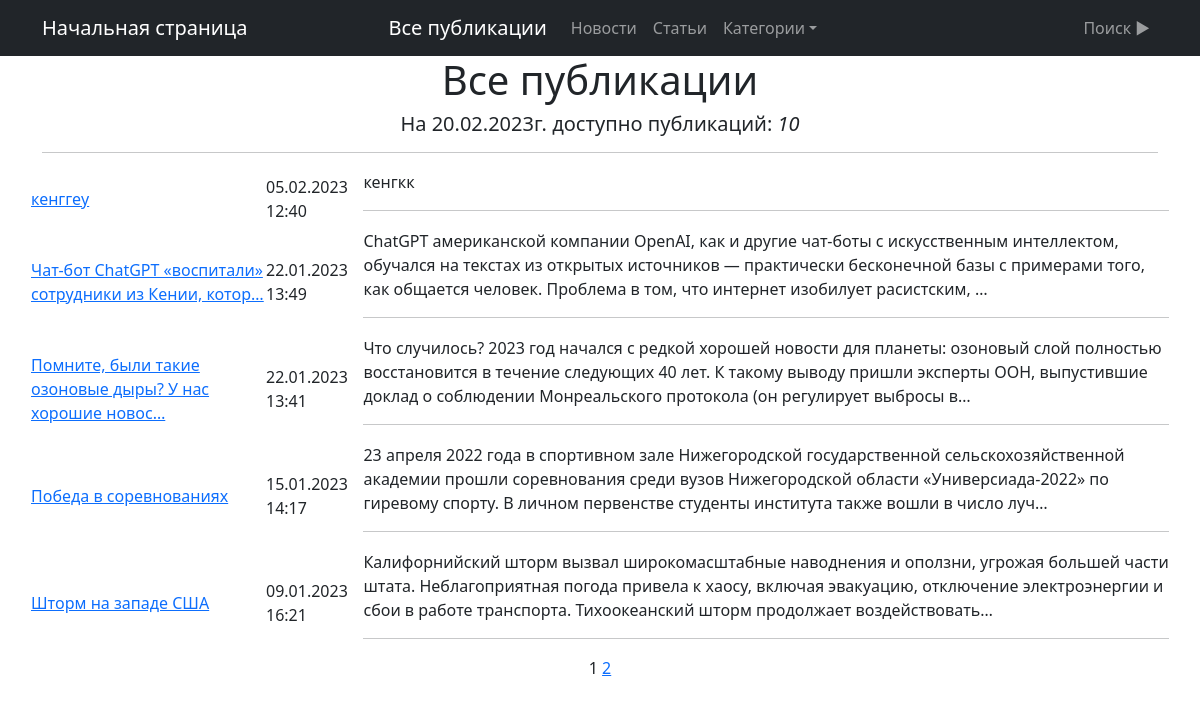
The app's page /posts/, older data.
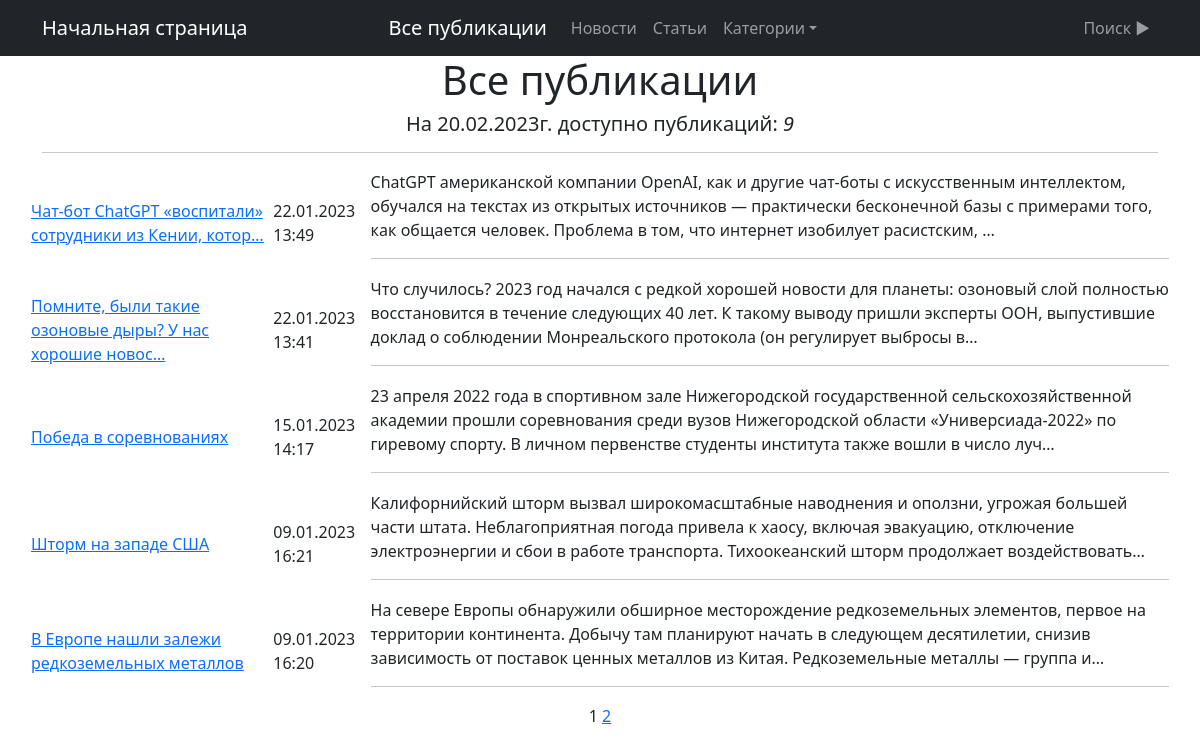
The same page, newer data.
### news/models.py (models this page shows, shortened)
class Post(models.Model):
    article = 'AT'
    news = 'NW'
    TP = [
        (article, 'Статья'),
        (news, 'Новость'),
    ]
    p_type = models.CharField(
        max_length=7,
        choices=TP,
        verbose_name='Тип',
    )
    title = models.CharField(max_length=255, verbose_name='Заголовок')
    time = models.DateTimeField(auto_now_add=True, verbose_name='Время создания')
    text = models.TextField(verbose_name='Текст публикации')
    rating = models.IntegerField(default=0, verbose_name='Рейтинг')
    author = models.ForeignKey(
        Author,
        on_delete=models.SET('Автор неизвестен'),
        verbose_name='Автор',
    )
    category = models.ManyToManyField(
        Category,
        through='PostCategory',
        verbose_name='Категории'
    )
    class Meta:
        verbose_name = 'Публикация'
        verbose_name_plural = 'Публикации'
        ordering = ['-time']

### news/views.py (the view)
# urls.py: path('posts/', PostsList.as_view(), name='posts_page'),
class PostsList(ListView):
    model = Post
    ordering = '-time'
    template_name = 'news.html'
    context_object_name = 'posts'
    paginate_by = 5
    def get_queryset(self):
        cat_slug = self.kwargs.get('slug')
        if ('AT' in self.request.path) or ('NW' in self.request.path):
            context = Post.objects.filter(p_type=self.kwargs['p_type'])
        elif cat_slug:
            context = Post.objects.filter(category__slug=cat_slug)
        else:
            context = Post.objects.all()
        return context
    def get_context_data(self, *, object_list=None, **kwargs):
        context = super().get_context_data(**kwargs)
        cat_slug = self.kwargs.get('slug')
        if (Post.TP[0][0] in self.request.path) or (Post.TP[1][0] in self.request.path):
            context['quantity'] = Post.objects.filter(p_type=self.kwargs['p_type']).count()
        if Post.TP[0][0] in self.request.path:
            context['title'] = 'Статьи'
            context['post_type'] = Post.TP[0][0]
        elif Post.TP[1][0] in self.request.path:
            context['title'] = 'Новости'
            context['post_type'] = Post.TP[1][0]
        elif cat_slug:
            cat_name = Category.objects.get(slug=cat_slug)
            context['category'] = cat_name
            context['quantity'] = Post.objects.filter(category__slug=cat_slug).count()
        else:
            context['title'] = 'Все публикации'
            context['quantity'] = Post.objects.all().count()
        return context

### news/templatetags/custom_filters.py (called while the page is built)
@register.filter()
def censor(content):
    g = '*' * 26
    h = ''' !"#$%&'*+,-./:;=?@\^_`|~ '''
    text = content
    cens_words = CensorVoc.objects.values_list('word')
    for word in cens_words:
        j = len(word[0])
        i = 0
        while i >= 0:
            i = text.lower().translate(str.maketrans(h, g,)).find(word[0])
            if i > 0:
                text = text[:i] + '*' * j + text[(i + j):]
    return f'{text}'

### news/templatetags/custom_tags.py (called while the page is built)
@register.simple_tag()
def current_time(format_string='%b %d %Y'):
    return datetime.utcnow().strftime(format_string)

@register.simple_tag()
def list_category():
    cats = Category.objects.values('slug', 'cat_name')
    return cats

### templates/news.html (shortened to what this page needs)
{% extends 'flatpages/default.html' %}
{% load custom_tags %}
{% load custom_filters %}
{% block content %}
<div class="col-lg-12 text-center">
   <h1>{{title}}{{category.cat_name |capfirst}}</h1>
   <h5>На {% current_time '%d.%m.%Yг.' %} доступно публикаций: <i>{{ quantity }}</i> </h5>
   <hr>
</div>
   {% if posts %}
       <table>
           {% for post in posts %}
             <tr>
               <td><a href="{% url 'post_detail' pk=post.pk %}">{{ post.title|truncatechars:55|censor }}</a></td>
               <td>{{ post.time|date:'d.m.Y H:i'  }}</td>
               <td>{{ post.text |truncatechars:255|censor }} <hr> </td>
             </tr>
            {% endfor %}
       </table>
       {% include 'flatpages/list_pages.html' %}
   {% else %}
       <div class="col-lg-12 text-center">
           <h2>Публикаций нет!</h2>
       </div>
   {% endif %}
<br><br>
{% endblock content %}

### templates/flatpages/default.html (shortened to what this page needs)
<!DOCTYPE html>
<html lang="en">
    <head>
 		{% load static %}
        {% load custom_tags %}
        <link href="{% static 'css/styles.css' %}" rel="stylesheet" />
    </head>
    <body>
        <nav class="navbar navbar-expand-lg navbar-dark bg-dark static-top">
            <div class="container">
                <a class="navbar-brand" href="/">Начальная страница</a>
                <a class="navbar-brand" href="{% url 'posts_page' %}">Все публикации</a>
                <div class="collapse navbar-collapse" id="navbarResponsive">
                    <ul class="navbar-nav ml-auto">
                        <li class="nav-item active">
                            <a class="nav-link" href="{% url 'posts_page' %}NW">Новости</a>
                        </li>
                        <li class="nav-item">
                            <a class="nav-link" href="{% url 'posts_page' %}AT">Статьи</a>
                        </li>
                        {% if 'posts' in request.path%}
                            <li class="nav-item dropdown">
                                <a class="nav-link dropdown-toggle" id="navbarDropdown" href="#" role="button" data-bs-toggle="dropdown" aria-expanded="false">Категории</a>
                                        {% list_category as categories %}
                            </li>
                        {% endif %}
                    </ul>
                </div>
                <div class="collapse navbar-collapse" id="navbarResponsive">
                    <ul class="navbar-nav ms-auto mb-2 mb-lg-0">
                        <li class="nav-item">
                            <a class="nav-link" href="{% url 'post_search' %}">Поиск
                                <span class="sr-only">►</span>
                            </a>
                        </li>
                    </ul>
                </div>
            </div>
        </nav>
        <div class="container">
            <div class="row">
                {% block body %}
                    {% block content %}
                    {% endblock content %}
                {% endblock body %}
            </div>
        </div>
    </body>
</html>

### templates/flatpages/list_pages.html (shortened to what this page needs)
<div class="col-lg-12 text-center">
   {{ page_obj.number }}
   {% if page_obj.has_next %}
       <a href="?page={{ page_obj.next_page_number }}">{{ page_obj.next_page_number }}</a>
   {% endif %}
</div>

Row changes from the older to the newer data that the page shows:
removed Post: title|censor "кенггеу", time "05.02.2023 12:40", text|censor "кенгкк"
now on this page (row unchanged): Post: title|censor "В Европе нашли залежи редкоземельных металлов", time "09.01.2023 16:20", text|censor "На севере Европы обнаружили обширное месторождение редкоземельных элементов, первое на территории континента. Добычу там планируют начать в следующем десятилетии, снизив зависимость от поставок ценных металлов из Китая. Редкоземельные металлы — группа и…"
Text that changed along with them:
{{ quantity }}: "10" → "9"
